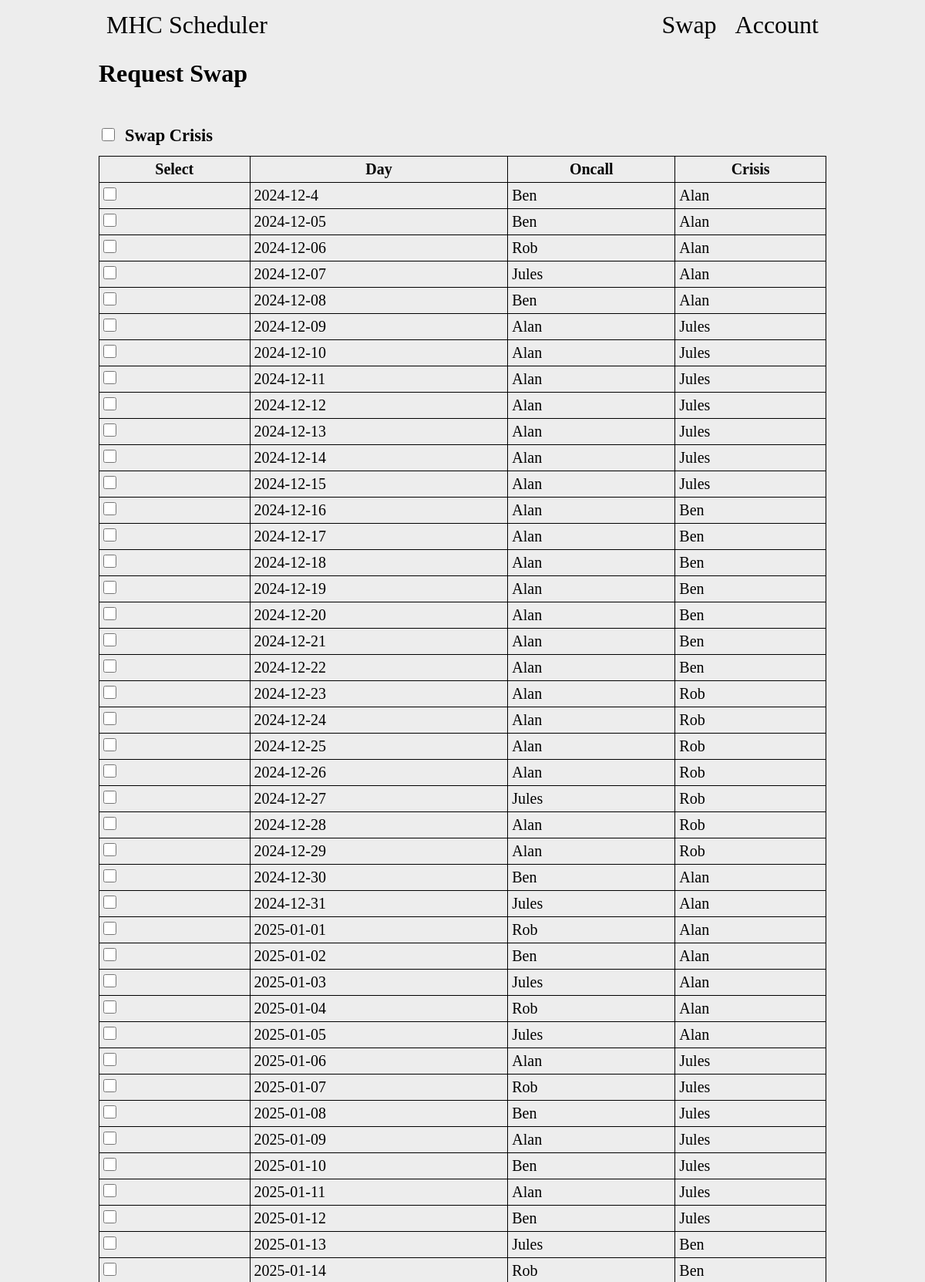
Screenshot of /account?swap=0 (signed in, upper part) with the database file from the repository.
### tables this page shows
CREATE TABLE days (id INTEGER NOT NULL, person_id INTEGER NOT NULL, date VARCHAR(255) NOT NULL, crisis_id INTEGER, completed bool, PRIMARY KEY(id), FOREIGN KEY (person_id) REFERENCES people(id));

CREATE TABLE people (id INTEGER NOT NULL, name varchar(255) NOT NULL, admin bool NOT NULL, diff int NOT NULL, password varchar(255), email varchar(255), number INTEGER, sessions bit(10), weight INTEGER, end_diff int, PRIMARY KEY (id));

### app.py (the view, shortened to what this page needs)
@app.route("/account", methods=['GET', 'POST'])
def account():
    if session.get("admin") != None: # Check if a user is logged in
        adminPerms = session['admin']
        personId = session['user_id']
        if request.method == "POST":
            con = sqlite3.connect("main.db")
            con.row_factory = sqlite3.Row
            cur = con.cursor()
            if request.form.get("swapRequest"): # Request for swap
                if not request.form.get("daySelect"):
                    return "Empty Field"
                selected_days = request.form.getlist('daySelect')
                if len(selected_days) != 2:
                    return "Wrong number of days selected"
                cur.execute("SELECT * FROM days WHERE id = ?", (selected_days[0],))
                dayData = cur.fetchone()
                day1DataList = dict(dayData)
                selfDay = False
                day1Id = 0
                day2Id = 0
                requested_id = 0
                if request.form.get("crisis"):
                    if day1DataList['crisis_id'] == personId:
                        selfDay = True
                        day1Id = selected_days[0]
                else:
                    if day1DataList['person_id'] == personId:
                        selfDay = True
                        day1Id = selected_days[0]
                cur.execute("SELECT * FROM days WHERE id = ?", (selected_days[1],))
                dayData = cur.fetchone()
                day2DataList = dict(dayData)
                cur.execute("SELECT days.id, days.date, p1.name AS p1Name, p2.name AS p2Name FROM days JOIN people p1 ON days.person_id = p1.id JOIN people p2 ON days.crisis_id = p2.id LIMIT 50;")
                rows = cur.fetchall()
                daysData = [dict(row) for row in rows]
                if request.form.get("crisis"):
                    if day2DataList['crisis_id'] == personId:
                        if selfDay:
                            con.close()
                            if adminPerms == 1:
                                return render_template("swap.html", days=daysData, controlText="Admin", controlLink="./account", warn="Cannot select two days of your own")
                            else:
                                return render_template("swap.html", days=daysData, controlText="Swap", controlLink="./account", warn="Cannot select two days of your own")
                        else:
                            day1Id = selected_days[1]
                            day2Id = selected_days[0]
                            requested_id = day1DataList['person_id']
                    else:
                        if selfDay:
                            day2Id = selected_days[1]
                            requested_id = day2DataList['person_id']
                        else:
                            con.close()
                            if adminPerms == 1:
                                return render_template("swap.html", days=daysData, controlText="Admin", controlLink="./account", warn="One of the days must be your own")
                            else:
                                return render_template("swap.html", days=daysData, controlText="Swap", controlLink="./account", warn="One of the days must be your own")
                else:
                    if day2DataList['person_id'] == personId:
                        if selfDay:
                            con.close()
                            if adminPerms == 1:
                                return render_template("swap.html", days=daysData, controlText="Admin", controlLink="./account", warn="Cannot select two days of your own")
                            else:
                                return render_template("swap.html", days=daysData, controlText="Swap", controlLink="./account", warn="Cannot select two days of your own")
                        else:
                            day1Id = selected_days[1]
                            day2Id = selected_days[0]
                            requested_id = day1DataList['person_id']
                    else:
                        if selfDay:
                            day2Id = selected_days[1]
                            requested_id = day2DataList['person_id']
                        else:
                            con.close()
                            if adminPerms == 1:
                                return render_template("swap.html", days=daysData, controlText="Admin", controlLink="./account", warn="One of the days must be your own")
                            else:
                                return render_template("swap.html", days=daysData, controlText="Swap", controlLink="./account", warn="One of the days must be your own")
                if request.form.get("crisis"):
                    cur.execute("INSERT INTO requests (day1, day2, crisis, requested_id, requested_by) VALUES (?,?,1,?,?)", (day1Id, day2Id, requested_id, personId))
                else:
                    cur.execute("INSERT INTO requests (day1, day2, crisis, requested_id, requested_by) VALUES (?,?,0,?,?)", (day1Id, day2Id, requested_id, personId))
                con.commit()
                con.close()
                return redirect("./account")
            elif request.form.get("approveSwap"): # Approve a swap
                if not request.form.get("id"):
                    return "Something went wrong"
                requestId = request.form.get("id")
                cur.execute("SELECT crisis FROM requests WHERE id = ?", (requestId))
                crisisResult = cur.fetchone()
                crisis = list(crisisResult)[0]
                if adminPerms == 1:
                    if crisis == 1:
                        cur.execute("SELECT crisis_id from days WHERE id = (SELECT day1 FROM requests WHERE id = ?)", (requestId,))
                        day1 = cur.fetchone()
                        day1Person = list(day1)
                        cur.execute("UPDATE days SET crisis_id = (SELECT crisis_id from days WHERE id = (SELECT day2 FROM requests WHERE id = ?)) WHERE id = (SELECT day1 FROM requests WHERE id = ?)", (requestId,requestId))
                        cur.execute("UPDATE days SET crisis_id = ? WHERE id = (SELECT day2 FROM requests WHERE id = ?)", (day1Person[0],requestId))
                        cur.execute("UPDATE requests SET approved = 1, approved_by = ?, timestamp = datetime() WHERE id = ?", (personId, requestId))
                        con.commit()
                        cur.close()
                    else:
                        cur.execute("SELECT person_id from days WHERE id = (SELECT day1 FROM requests WHERE id = ?)", (requestId,))
                        day1 = cur.fetchone()
                        day1Person = list(day1)
                        cur.execute("UPDATE days SET person_id = (SELECT person_id from days WHERE id = (SELECT day2 FROM requests WHERE id = ?)) WHERE id = (SELECT day1 FROM requests WHERE id = ?)", (requestId,requestId))
                        cur.execute("UPDATE days SET person_id = ? WHERE id = (SELECT day2 FROM requests WHERE id = ?)", (day1Person[0],requestId))
                        cur.execute("UPDATE requests SET approved = 1, approved_by = ?, timestamp = datetime() WHERE id = ?", (personId, requestId))
                        con.commit()
                        cur.close()
                    return redirect("./account?pending=1")
                else:
                    cur.execute("SELECT id FROM people WHERE id IN (SELECT person_id FROM days WHERE id IN (SELECT day2 FROM requests WHERE id = ?))", (requestId,))
                    row = cur.fetchone()
                    if row:
                        rowData = list(row)
                        if rowData[0] == personId:
                            if crisis == 1:
                                cur.execute("SELECT crisis_id from days WHERE id = (SELECT day1 FROM requests WHERE id = ?)", (requestId,))
                                day1 = cur.fetchone()
                                day1Person = list(day1)
                                cur.execute("UPDATE days SET crisis_id = (SELECT crisis_id from days WHERE id = (SELECT day2 FROM requests WHERE id = ?)) WHERE id = (SELECT day1 FROM requests WHERE id = ?)", (requestId,requestId))
                                cur.execute("UPDATE days SET crisis_id = ? WHERE id = (SELECT day2 FROM requests WHERE id = ?)", (day1Person[0],requestId))
                                cur.execute("UPDATE requests SET approved = 1, approved_by = ?, timestamp = datetime() WHERE id = ?", (personId, requestId))
                                con.commit()
                                cur.close()
                            else:
                                cur.execute("SELECT person_id from days WHERE id = (SELECT day1 FROM requests WHERE id = ?)", (requestId,))
                                day1 = cur.fetchone()
                                day1Person = list(day1)
                                cur.execute("UPDATE days SET person_id = (SELECT person_id from days WHERE id = (SELECT day2 FROM requests WHERE id = ?)) WHERE id = (SELECT day1 FROM requests WHERE id = ?)", (requestId,requestId))
                                cur.execute("UPDATE days SET person_id = ? WHERE id = (SELECT day2 FROM requests WHERE id = ?)", (day1Person[0],requestId))
                                cur.execute("UPDATE requests SET approved = 1, approved_by = ?, timestamp = datetime() WHERE id = ?;", (personId, requestId))
                                con.commit()
                                cur.close()
                            return redirect("./account")
                        else:
                            attackDetails = "Thie could be someone trying a foreign post request attack or client code manipulation. They have tried to approve a swap request where they do not have valid permissions to do so. User ID: " + personId + ", Request ID: " + requestId
                            cur.execute("INSERT INTO suspicious (person_id, timestamp, type, details) VALUES (?, datetime(), 3, ?)", (personId, attackDetails))
                            con.commit()
                            cur.close()
                            return "Something went wrong, Error: Could not confirm user permission. <a href='../'>Home</a>"
                    else:
                        attackDetails = "Thie could be someone trying a foreign post request attack or client code manipulation. They have tried to approve a swap request that does not exist. User ID: " + personId + ", Request ID: " + requestId
                        cur.execute("INSERT INTO suspicious (person_id, timestamp, type, details) VALUES (?, datetime(), 3, ?)", (personId, attackDetails))
                        con.commit()
                        cur.close()
                        return "Something went wrong, Error: Could not retrieve a person id from database"
            elif request.form.get("denySwap"): # Deny a swap
                if not request.form.get("id"):
                    return "Something went wrong" # Redirect
                requestId = request.form.get("id")
                if adminPerms == 1:
                    cur.execute("UPDATE requests SET approved = 2, approved_by = ?, timestamp = datetime() WHERE id = ?", (personId, requestId))
                    con.commit()
                    cur.close()
                    return redirect("./account?pending=1")
                else:
                    cur.execute("SELECT id FROM people WHERE id IN (SELECT person_id FROM days WHERE id IN (SELECT day2 FROM requests WHERE id = ?))", (requestId,))
                    row = cur.fetchone()
                    if row:
                        rowData = list(row)
                        if rowData[0] == personId:
                            cur.execute("UPDATE requests SET approved = 2, approved_by = ?, timestamp = datetime() WHERE id = ?", (personId, requestId))
                            con.commit()
                            cur.close()
                            return redirect("./account")
                        else:
                            attackDetails = "Thie could be someone trying a foreign post request attack or client code manipulation. They have tried to deny a request where they do not have valid permissions to do so. User ID: " + personId + ", Request ID: " + requestId
                            cur.execute("INSERT INTO suspicious (person_id, timestamp, type, details) VALUES (?, datetime(), 3, ?)", (personId, attackDetails))
                            con.commit()
                            cur.close()
                            return "Something went wrong, Error: Could not confirm user permission. <a href='../'>Home</a>"
                    else:
                        cur.close()
                        attackDetails = "Thie could be someone trying a foreign post request attack or client code manipulation. They have tried to deny a request that does not exist. User ID: " + personId + ", Request ID: " + requestId
                        cur.execute("INSERT INTO suspicious (person_id, timestamp, type, details) VALUES (?, datetime(), 3, ?)", (personId, attackDetails))
                        con.commit()
                        return "Something went wrong, Error: Could not retrieve a person id from database"
            elif request.form.get("updateWeeks") and adminPerms == 1:
                weeks = int(request.form.get("weeks"))
                data = {"weeks": weeks}
                json_object = json.dumps(data, indent=4)
                with open(SETTINGS_FILE, 'w') as file:
                    file.write(json_object)
                return redirect("./account")
            return "Something went wrong, unknown post request"
        else:
            con = sqlite3.connect("main.db")
            con.row_factory = sqlite3.Row
            cur = con.cursor()
            if request.args.get("swap"): # Display page for person requesting to make a new swap
                cur.execute("SELECT days.id, days.date, p1.name AS p1Name, p2.name AS p2Name FROM days JOIN people p1 ON days.person_id = p1.id JOIN people p2 ON days.crisis_id = p2.id LIMIT 50;")
                rows = cur.fetchall()
                daysData = [dict(row) for row in rows]
                con.close()
                if adminPerms == 1:
                    return render_template("swap.html", days=daysData, controlText="Admin", controlLink="./account")
                else:
                    return render_template("swap.html", days=daysData, controlText="Swap", controlLink="./account")
    else:
        return redirect("/")

### templates/swap.html (shortened to what this page needs)
{% extends "base.html" %}
{% block body %}
<nav>
    <a href="./">MHC Scheduler</a>
    <div>
        {% if controlText is defined %}
        <a href="{{ controlLink }}">{{ controlText }}</a>
        {% endif %}
        <a href="signin">Account</a>
    </div>
</nav>
<main>
    <div class="userSubnav">
        <h1>Request Swap</h1>
    </div>
    <form action="#" method="post">
        <input type="checkbox" name="crisis" id="crisis"><label for="crisis">Swap Crisis</label><br>
        <table>
            <tr>
                <th>Select</th>
                <th>Day</th>
                <th>Oncall</th>
                <th>Crisis</th>
            </tr>
            {% for day in days %}
            <tr>
                <td><input type="checkbox" name="daySelect" value="{{ day['id'] }}"></td>
                <td>{{ day['date'] }}</td>
                <td>{{ day['p1Name'] }}</td>
                <td>{{ day['p2Name'] }}</td>
            </tr>
            {% endfor %}
        </table>
    </form>
</main>
{% endblock %}

### rows the page displays
days: date "2024-12-4", p1Name "Ben", p2Name "Alan"
days: date "2024-12-05", p1Name "Ben", p2Name "Alan"
days: date "2024-12-06", p1Name "Rob", p2Name "Alan"
days: date "2024-12-07", p1Name "Jules", p2Name "Alan"
days: date "2024-12-08", p1Name "Ben", p2Name "Alan"
days: date "2024-12-09", p1Name "Alan", p2Name "Jules"
days: date "2024-12-10", p1Name "Alan", p2Name "Jules"
days: date "2024-12-11", p1Name "Alan", p2Name "Jules"
days: date "2024-12-12", p1Name "Alan", p2Name "Jules"
days: date "2024-12-13", p1Name "Alan", p2Name "Jules"
days: date "2024-12-14", p1Name "Alan", p2Name "Jules"
days: date "2024-12-15", p1Name "Alan", p2Name "Jules"
days: date "2024-12-16", p1Name "Alan", p2Name "Ben"
days: date "2024-12-17", p1Name "Alan", p2Name "Ben"
days: date "2024-12-18", p1Name "Alan", p2Name "Ben"
days: date "2024-12-19", p1Name "Alan", p2Name "Ben"
days: date "2024-12-20", p1Name "Alan", p2Name "Ben"
days: date "2024-12-21", p1Name "Alan", p2Name "Ben"
days: date "2024-12-22", p1Name "Alan", p2Name "Ben"
days: date "2024-12-23", p1Name "Alan", p2Name "Rob"
days: date "2024-12-24", p1Name "Alan", p2Name "Rob"
days: date "2024-12-25", p1Name "Alan", p2Name "Rob"
days: date "2024-12-26", p1Name "Alan", p2Name "Rob"
days: date "2024-12-27", p1Name "Jules", p2Name "Rob"
days: date "2024-12-28", p1Name "Alan", p2Name "Rob"
days: date "2024-12-29", p1Name "Alan", p2Name "Rob"
days: date "2024-12-30", p1Name "Ben", p2Name "Alan"
days: date "2024-12-31", p1Name "Jules", p2Name "Alan"
days: date "2025-01-01", p1Name "Rob", p2Name "Alan"
days: date "2025-01-02", p1Name "Ben", p2Name "Alan"
days: date "2025-01-03", p1Name "Jules", p2Name "Alan"
days: date "2025-01-04", p1Name "Rob", p2Name "Alan"
days: date "2025-01-05", p1Name "Jules", p2Name "Alan"
days: date "2025-01-06", p1Name "Alan", p2Name "Jules"
days: date "2025-01-07", p1Name "Rob", p2Name "Jules"
days: date "2025-01-08", p1Name "Ben", p2Name "Jules"
days: date "2025-01-09", p1Name "Alan", p2Name "Jules"
days: date "2025-01-10", p1Name "Ben", p2Name "Jules"
days: date "2025-01-11", p1Name "Alan", p2Name "Jules"
days: date "2025-01-12", p1Name "Ben", p2Name "Jules"
days: date "2025-01-13", p1Name "Jules", p2Name "Ben"
days: date "2025-01-14", p1Name "Rob", p2Name "Ben"

### other values shown
{{ controlText }} "Swap"
